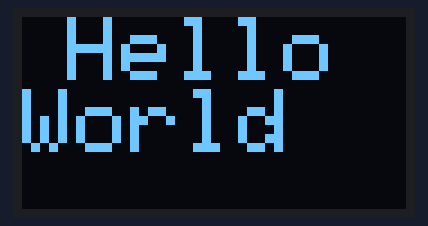
Bench run of a sketch on a simulated Arduino Uno, built with avr-gcc and run on an emulated ATmega328P. Parts: 128×64 one-colour display.

Above: at 0.1 s.

The sketch:

18._Getting_started_with_OLED.ino
```cpp
#include <Adafruit_GFX.h>
#include <Adafruit_SSD1306.h>

#define SCREEN_WIDTH 128
#define SCREEN_HEIGHT 64
#define OLED_RESET     -1
Adafruit_SSD1306 display(SCREEN_WIDTH, SCREEN_HEIGHT, &Wire, OLED_RESET);

void setup() {
  display.begin(SSD1306_SWITCHCAPVCC, 0x3C);
display.clearDisplay();
}
void loop() {
  display.setTextSize(3);
  display.setTextColor(WHITE);
  display.setCursor(15,0);
  display.println("Hello World");
  display.display();
}
```
